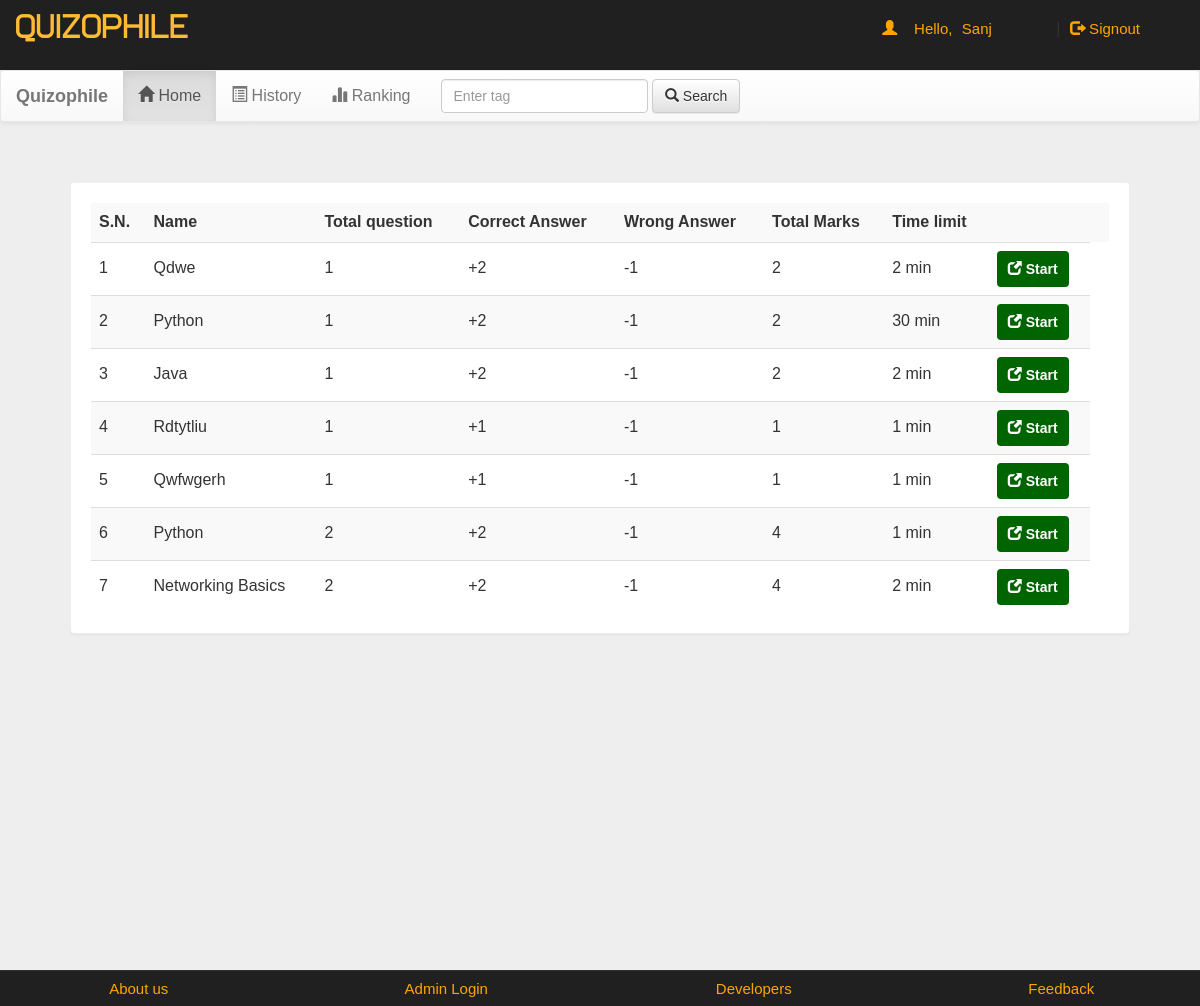
The app's page /account.php?q=1 (signed in) with its own data.
### tables this page shows
CREATE TABLE `quiz` (
  `eid` text NOT NULL,
  `title` varchar(100) NOT NULL,
  `sahi` int(11) NOT NULL,
  `wrong` int(11) NOT NULL,
  `total` int(11) NOT NULL,
  `time` bigint(20) NOT NULL,
  `intro` text NOT NULL,
  `tag` varchar(100) NOT NULL,
  `date` timestamp NOT NULL DEFAULT current_timestamp() ON UPDATE current_timestamp(),
  `m_s` int(11) NOT NULL
);

### account.php (the view, shortened to what this page needs)
<!DOCTYPE html PUBLIC "-//W3C//DTD XHTML 1.0 Transitional//EN" "http://www.w3.org/TR/xhtml1/DTD/xhtml1-transitional.dtd">
<html xmlns="http://www.w3.org/1999/xhtml">
<head>
  <link rel="stylesheet" href="css/bootstrap.min.css" />
  <link rel="stylesheet" href="css/bootstrap-theme.min.css" />
  <link rel="stylesheet" href="css/main.css">
  <link rel="stylesheet" href="css/font.css">
</head>
<body>
  <div class="header">
    <div class="row">
      <div class="col-lg-6">
        <span class="logo">QUIZOPHILE</span>
      </div>
      <div class="col-md-4 col-md-offset-2">
        <?php
        include_once 'dbConnection.php';
        if (!(isset($_SESSION['email']))) {
          header("location:index.php");
        } else {
          $name = $_SESSION['name'];
          echo '<span class="pull-right top title1" ><span class="log1"><span class="glyphicon glyphicon-user" aria-hidden="true"></span>&nbsp;&nbsp;&nbsp;&nbsp;Hello,</span> <a href="account.php?q=1" class="log log1">' . $name . '</a>&nbsp;|&nbsp;<a href="logout.php?q=account.php" class="log"><span class="glyphicon glyphicon-log-out" aria-hidden="true"></span>&nbsp;Signout</button></a></span>';
        } ?>
      </div>
    </div>
  </div>
  <div class="bg">
    <nav class="navbar navbar-default title1">
      <div class="container-fluid">
        <div class="navbar-header">
          <a class="navbar-brand" href="#"><b>Quizophile</b></a>
        </div>
        <div class="collapse navbar-collapse" id="bs-example-navbar-collapse-1">
          <ul class="nav navbar-nav">
            <li <?php if (@$_GET['q'] == 1) echo 'class="active"'; ?>><a id="mybtn" href="account.php?q=1"><span class="glyphicon glyphicon-home" id="mybtn" aria-hidden="true"></span>&nbsp;Home<span class="sr-only">(current)</span></a></li>
            <li <?php if (@$_GET['q'] == 2) echo 'class="active"'; ?>><a href="account.php?q=2"><span class="glyphicon glyphicon-list-alt" aria-hidden="true"></span>&nbsp;History</a></li>
            <li <?php if (@$_GET['q'] == 3) echo 'class="active"'; ?>><a href="account.php?q=3"><span class="glyphicon glyphicon-stats" aria-hidden="true"></span>&nbsp;Ranking</a></li>
          </ul>
          <form class="navbar-form navbar-left" role="search">
            <div class="form-group">
              <input type="text" class="form-control" placeholder="Enter tag ">
            </div>
            <button type="submit" class="btn btn-default"><span class="glyphicon glyphicon-search" aria-hidden="true"></span>&nbsp;Search</button>
          </form>
        </div>
      </div>
    </nav>
    <div class="container">
      <div class="row">
        <div class="col-md-12">
          <?php if (@$_GET['q'] == 1) {
            $result = mysqli_query($con, "SELECT * FROM quiz ORDER BY date DESC") or die('Error');
echo '<div class="panel"><table class="table table-striped title1"  style="vertical-align:middle">
<tr><td style="vertical-align:middle"><b>S.N.</b></td><td style="vertical-align:middle"><b>Name</b></td><td style="vertical-align:middle"><b>Total question</b></td><td style="vertical-align:middle"><b>Correct Answer</b></td><td style="vertical-align:middle"><b>Wrong Answer</b></td><td style="vertical-align:middle"><b>Total Marks</b></td><td style="vertical-align:middle"><b>Time limit</b></td><td style="vertical-align:middle"></td><td></td></tr>';
            $c = 1;
            while ($row = mysqli_fetch_array($result)) {
              $title = $row['title'];
              $total = $row['total'];
              $correct = $row['sahi'];
              $wrong=$row['wrong'];
              $time = $row['time'];
              $eid = $row['eid'];
              $j=$row['m_s'];
              echo '<tr><td style="vertical-align:middle">' . $c++ . '</td><td style="vertical-align:middle">' . $title . '</td><td style="vertical-align:middle">' . $total . '</td><td style="vertical-align:middle">+' . $correct . '</td><td style="vertical-align:middle">-' . $wrong . '</td><td style="vertical-align:middle">' . $correct * $total . '</td><td style="vertical-align:middle">' . $time . '&nbsp;min</td>
  <td style="vertical-align:middle"><b><a href="account.php?q=quiz&step=2&eid=' . $eid . '&n=1&t=' . $total . '&m=' . $j . '" class="btn" onclick="home()" style="color:#FFFFFF;background:darkgreen;padding:7px;padding-left:10px;padding-right:10px"><span class="glyphicon glyphicon-new-window" aria-hidden="true"></span>&nbsp;<span><b>Start</b></span></a></b></td></tr>
  <script> function home(){document.getElementById(\'mybtn\').disabled = true;sleep(10);}</script>
  ';
            }
            echo '</table></div>';
          } ?>
        </div>
      </div>
    </div>
  </div>
  <div class="row footer">
    <div class="col-md-3 box">
      <a href="https://mgmits.ac.in/" target="_blank">About us</a>
    </div>
    <div class="col-md-3 box">
      <a href="#" data-toggle="modal" data-target="#login">Admin Login</a>
    </div>
    <div class="col-md-3 box">
      <a href="#" data-toggle="modal" data-target="#developers">Developers</a>
    </div>
    <div class="col-md-3 box">
      <a href="feedback.php" target="_blank">Feedback</a>
    </div>
  </div>
</body>
</html>

### css/main.css (style rules this page uses)
body { overflow-x:hidden; width:100%; font: 15px "Century Gothic", "Times Roman", sans-serif; background:#eee; min-height:550px; background-attachment:fixed; }
.bg { min-height:900px; }
.panel { border-color:#eee; margin:40px; padding:20px; font: 15px "Century Gothic", "Times Roman", sans-serif; }
.header { background:#202020; height:70px; }
.logo { font-family:'typo'; font-size:35px; color:#ffbb33; margin:15px; }
.title1 { font: 16px "Century Gothic", "Times Roman", sans-serif; }
.footer { font-size:15px; text-align:center; border-top:1px solid; border-color:#323232; background-color:#202020; }
.footer a { margin:25px; color:orange; text-decoration:none; font: 15px "Century Gothic", "Times Roman", sans-serif; }
.box { padding:9px; }
.top { margin-top:20px; }
.log1 { font: 15px 'Ubuntu', sans-serif; color:orange; margin-left:10px; }
.log { margin:10px; margin-right:60px; margin-left:5px; color:orange; text-decoration:none; font-size:20px; font-size:15px; }

### records on screen
quiz: title "Qdwe", total "1", sahi "2", wrong "1", $correct*$total "2", time "2"
quiz: title "Python", total "1", sahi "2", wrong "1", $correct*$total "2", time "30"
quiz: title "Java", total "1", sahi "2", wrong "1", $correct*$total "2", time "2"
quiz: title "Rdtytliu", total "1", sahi "1", wrong "1", $correct*$total "1", time "1"
quiz: title "Qwfwgerh", total "1", sahi "1", wrong "1", $correct*$total "1", time "1"
quiz: title "Python", total "2", sahi "2", wrong "1", $correct * $total "4", time "1"
quiz: title "Networking Basics", total "2", sahi "2", wrong "1", $correct * $total "4", time "2"

### other values on screen
$name "Sanj"
